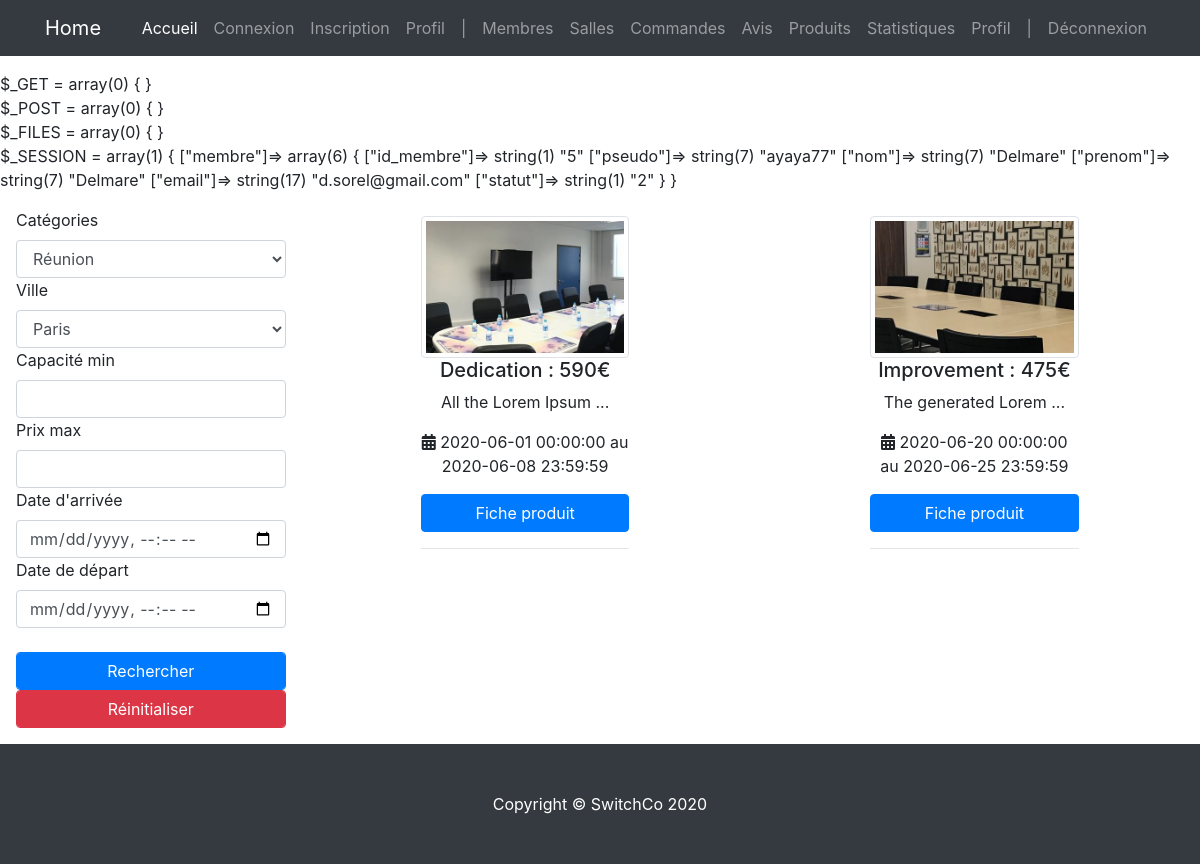
The app's page /index.php (signed in), older data.
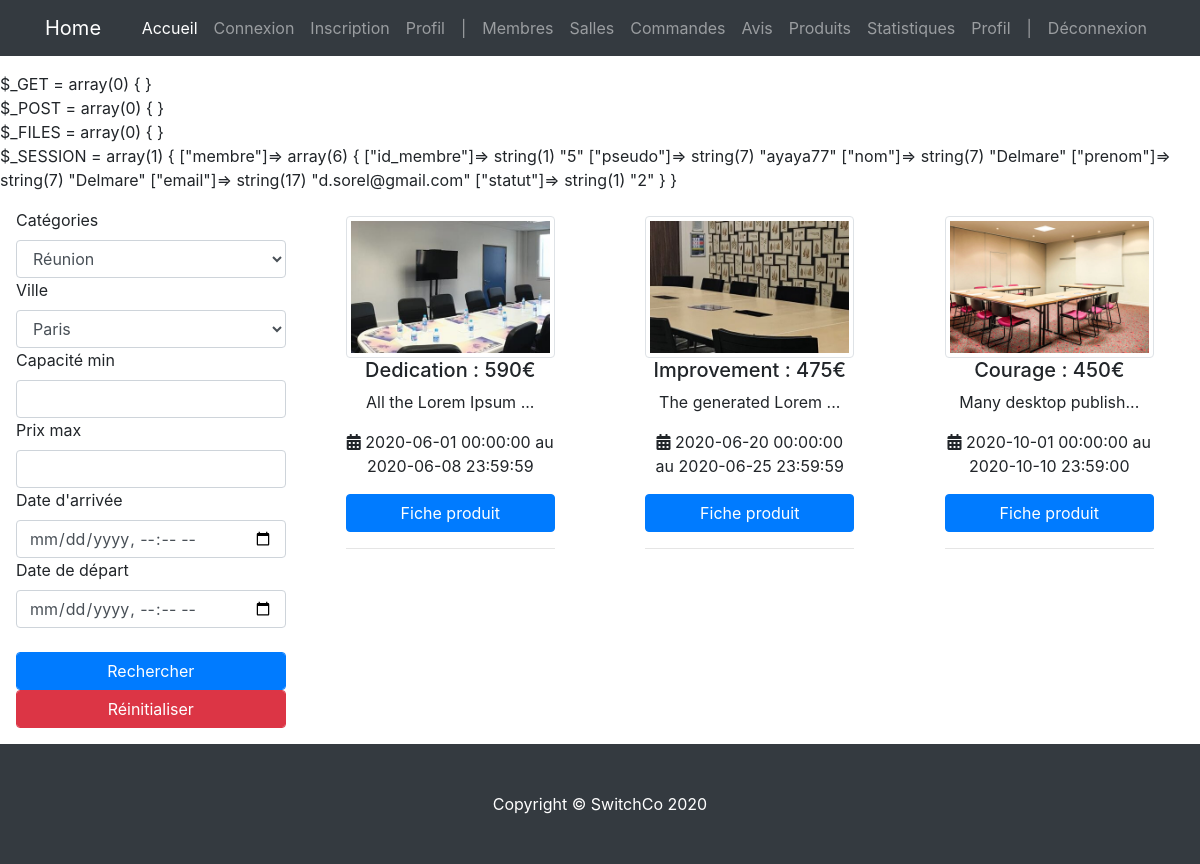
The same page, newer data.
### tables this page shows
CREATE TABLE `produit` (
  `id_produit` int(3) NOT NULL,
  `id_salle` int(3) NOT NULL,
  `date_arrivee` datetime NOT NULL,
  `date_depart` datetime NOT NULL,
  `prix` int(3) NOT NULL,
  `etat` enum('libre','reservation') NOT NULL DEFAULT 'libre'
);

CREATE TABLE `salle` (
  `id_salle` int(3) NOT NULL,
  `titre` varchar(200) NOT NULL,
  `description` text NOT NULL,
  `photo` varchar(200) DEFAULT NULL,
  `pays` varchar(20) NOT NULL,
  `ville` varchar(20) NOT NULL,
  `adresse` varchar(50) NOT NULL,
  `cp` int(5) NOT NULL,
  `capacite` int(3) NOT NULL,
  `categorie` enum('reunion','bureau','formation') NOT NULL
);

### controller/controller.php (called while the page is built, shortened)
<?php
require('model/model.php');
function listProductsIndex()
{
    $products_list = getAllProductsIndex();
    require('indexView.php');
}

### model/model.php (called while the page is built, shortened)
<?php
function dbConnect()
{
    $host_db = 'mysql:host=localhost;dbname=projet_switch';
    $login = 'root';
    $password = '';
    $options = array(
        PDO::ATTR_ERRMODE => PDO::ERRMODE_WARNING,
        PDO::MYSQL_ATTR_INIT_COMMAND => 'SET NAMES utf8'
    );
    return new PDO($host_db, $login, $password, $options);
}
function getAllProductsIndex()
{
    $pdo = dbConnect();
    return $pdo->query('SELECT id_produit, prix, date_arrivee, date_depart, titre, description, photo FROM produit, salle WHERE produit.id_salle = salle.id_salle AND etat = \'libre\' AND date_arrivee >= NOW()');
}

### indexView.php (the view, shortened to what this page needs)
<div class="m-3" id="main">
    <div class="row">
        <div class="col-sm-3">
            <form method="post" id="form" action="?action=searchProducts">
                <label for="category">Catégories</label>
                <select name="category" id="category" class="form-control">
                    <option value="1">Réunion</option>
                </select>
                <label for="city">Ville</label>
                <select name="city" id="city" class="form-control">
                    <option value="Paris">Paris</option>
                </select>
                <label for="capacity">Capacité min</label>
                <input type="number" min="0" name="capacity" id="capacity" class="form-control" step="5">
                <label for="price">Prix max</label>
                <input type="number" min="0" name="price" id="price" class="form-control" step="10">
                <label for="arrival">Date d'arrivée</label>
                <input type="datetime-local" name="arrival" id="arrival" class="form-control">
                <label for="departure">Date de départ</label>
                <input type="datetime-local" name="departure" id="departure" class="form-control"><br>
                <button type="submit" class="btn-primary form-control">Rechercher</button>
                <button type="reset" class="btn-danger form-control">Réinitialiser</button>
            </form>
        </div>
        <div class="col-sm-9">
            <div class="row justify-content-around">
                <?php
                 if (!empty($products_list)) {
                    while ($product = $products_list->fetch(PDO::FETCH_ASSOC)) {
                        echo '<div class="col-sm-3 text-center p-2">';
                        echo '<img src="img/' . htmlspecialchars($product['photo']) . '" alt="' . htmlspecialchars($product['titre']) . '" class="img-thumbnail w-100">';
                        echo '<h5>' . htmlspecialchars($product['titre']) . ' : ' . htmlspecialchars($product['prix']) . '€</h5>';
                        echo '<p style="overflow: hidden">'. htmlspecialchars(substr($product['description'], 0, 20)).'...' . '</p>';
                        echo '<p><i class="fa fa-calendar-alt"></i>&nbsp;' . $product['date_arrivee'] . ' au ' . $product['date_depart'] . '</p>';
                        echo '<a href="?action=viewProduct&product-id=' . $product['id_produit'] . '" class="btn btn-primary w-100">Fiche produit</a><hr>';
                        echo '</div>';
                    }
                 }
                ?>
            </div>
        </div>
    </div>
</div>
<?php require('view/template/template.php'); ?>

Row changes from the older to the newer data that the page shows:
added produit: id_salle.photo (picture), id_salle.titre "Courage", prix "450", id_salle.description "Many desktop publish", date_arrivee "2020-10-01 00:00:00", date_depart "2020-10-10 23:59:00"
